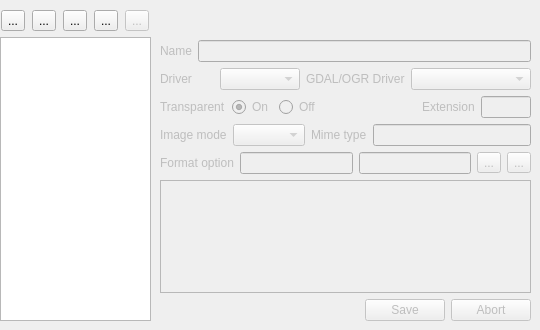
   <widget class="QWidget" name="outputFormatTabForm">
    <property name="toolTip">
     <string>&lt;html&gt;&lt;head/&gt;&lt;body&gt;&lt;p&gt;Managing custom output formats.&lt;/p&gt;&lt;/body&gt;&lt;/html&gt;</string>
    </property>
    <attribute name="title">
     <string>Output Format</string>
    </attribute>
    <attribute name="toolTip">
     <string>&lt;html&gt;&lt;head/&gt;&lt;body&gt;&lt;p&gt;Managing custom output formats.&lt;/p&gt;&lt;/body&gt;&lt;/html&gt;</string>
    </attribute>
    <widget class="QWidget" name="layoutWidget">
     <property name="geometry">
      <rect>
       <x>0</x>
       <y>10</y>
       <width>151</width>
       <height>311</height>
      </rect>
     </property>
     <layout class="QVBoxLayout" name="verticalLayout_3">
      <item>
       <layout class="QHBoxLayout" name="horizontalLayout_31">
        <item>
         <widget class="QToolButton" name="outputformat_new">
          <property name="toolTip">
           <string>New outputformat</string>
          </property>
          <property name="text">
           <string>...</string>
          </property>
          <property name="icon">
           <iconset>
            <normaloff>../../../../../../../../../../../../usr/share/icons/oxygen/16x16/actions/document-new.png</normaloff>../../../../../../../../../../../../usr/share/icons/oxygen/16x16/actions/document-new.png</iconset>
          </property>
         </widget>
        </item>
        <item>
         <widget class="QToolButton" name="outputformat_edit">
          <property name="toolTip">
           <string>Edit output format selected</string>
          </property>
          <property name="text">
           <string>...</string>
          </property>
          <property name="icon">
           <iconset>
            <normaloff>../../../../../../../../../../../../usr/share/icons/oxygen/16x16/actions/document-edit.png</normaloff>../../../../../../../../../../../../usr/share/icons/oxygen/16x16/actions/document-edit.png</iconset>
          </property>
         </widget>
        </item>
        <item>
         <widget class="QToolButton" name="outputformat_delete">
          <property name="toolTip">
           <string>Delete output format selected</string>
          </property>
          <property name="text">
           <string>...</string>
          </property>
          <property name="icon">
           <iconset>
            <normaloff>../../../../../../../../../../../../usr/share/icons/oxygen/16x16/actions/document-close.png</normaloff>../../../../../../../../../../../../usr/share/icons/oxygen/16x16/actions/document-close.png</iconset>
          </property>
         </widget>
        </item>
        <item>
         <widget class="QToolButton" name="outputformat_clear">
          <property name="toolTip">
           <string>Erase all output format </string>
          </property>
          <property name="text">
           <string>...</string>
          </property>
          <property name="icon">
           <iconset>
            <normaloff>../../../../../../../../../../../../usr/share/icons/oxygen/16x16/actions/draw-eraser.png</normaloff>../../../../../../../../../../../../usr/share/icons/oxygen/16x16/actions/draw-eraser.png</iconset>
          </property>
         </widget>
        </item>
        <item>
         <widget class="QToolButton" name="outputformat_import">
          <property name="enabled">
           <bool>false</bool>
          </property>
          <property name="toolTip">
           <string>Import output format</string>
          </property>
          <property name="text">
           <string>...</string>
          </property>
          <property name="icon">
           <iconset>
            <normaloff>../../../../../../../../../../../../usr/share/icons/oxygen/16x16/actions/document-import.png</normaloff>../../../../../../../../../../../../usr/share/icons/oxygen/16x16/actions/document-import.png</iconset>
          </property>
         </widget>
        </item>
       </layout>
      </item>
      <item>
       <widget class="QTreeView" name="mf_outputformat_list"/>
      </item>
     </layout>
    </widget>
    <widget class="QWidget" name="outputFormatForm" native="true">
     <property name="enabled">
      <bool>false</bool>
     </property>
     <property name="geometry">
      <rect>
       <x>150</x>
       <y>30</y>
       <width>381</width>
       <height>291</height>
      </rect>
     </property>
     <widget class="QWidget" name="layoutWidget">
      <property name="geometry">
       <rect>
        <x>10</x>
        <y>10</y>
        <width>371</width>
        <height>281</height>
       </rect>
      </property>
      <layout class="QVBoxLayout" name="verticalLayout_4">
       <item>
        <layout class="QHBoxLayout" name="horizontalLayout_20">
         <item>
          <widget class="QLabel" name="mf_outputformat_name_label">
           <property name="text">
            <string>Name</string>
           </property>
          </widget>
         </item>
         <item>
          <widget class="QLineEdit" name="mf_outputformat_name"/>
         </item>
        </layout>
       </item>
       <item>
        <layout class="QHBoxLayout" name="horizontalLayout_26">
         <item>
          <layout class="QHBoxLayout" name="horizontalLayout_25">
           <item>
            <widget class="QLabel" name="mf_outputformat_driver_label">
             <property name="text">
              <string>Driver</string>
             </property>
            </widget>
           </item>
           <item>
            <widget class="QComboBox" name="mf_outputformat_driver">
             <property name="minimumSize">
              <size>
               <width>80</width>
               <height>0</height>
              </size>
             </property>
             <property name="maximumSize">
              <size>
               <width>80</width>
               <height>16777215</height>
              </size>
             </property>
            </widget>
           </item>
           <item>
            <widget class="QLabel" name="label_2">
             <property name="text">
              <string>GDAL/OGR Driver</string>
             </property>
            </widget>
           </item>
           <item>
            <widget class="QComboBox" name="mf_gdal_ogr_driver">
             <property name="enabled">
              <bool>false</bool>
             </property>
             <property name="minimumSize">
              <size>
               <width>120</width>
               <height>0</height>
              </size>
             </property>
             <property name="maximumSize">
              <size>
               <width>120</width>
               <height>16777215</height>
              </size>
             </property>
            </widget>
           </item>
          </layout>
         </item>
        </layout>
       </item>
       <item>
        <layout class="QHBoxLayout" name="horizontalLayout_14">
         <item>
          <widget class="QLabel" name="mf_outputformat_transparent_label">
           <property name="text">
            <string>Transparent</string>
           </property>
          </widget>
         </item>
         <item>
          <widget class="QRadioButton" name="mf_outputformat_transparent_on">
           <property name="text">
            <string>On</string>
           </property>
           <property name="checked">
            <bool>true</bool>
           </property>
          </widget>
         </item>
         <item>
          <widget class="QRadioButton" name="mf_outputformat_transparent_off">
           <property name="text">
            <string>Off</string>
           </property>
          </widget>
         </item>
         <item>
          <spacer name="horizontalSpacer_7">
           <property name="orientation">
            <enum>Qt::Horizontal</enum>
           </property>
           <property name="sizeHint" stdset="0">
            <size>
             <width>40</width>
             <height>20</height>
            </size>
           </property>
          </spacer>
         </item>
         <item>
          <layout class="QHBoxLayout" name="horizontalLayout_24">
           <item>
            <widget class="QLabel" name="mf_outputformat_extension_label">
             <property name="text">
              <string>Extension</string>
             </property>
            </widget>
           </item>
           <item>
            <widget class="QLineEdit" name="mf_outputformat_extension">
             <property name="minimumSize">
              <size>
               <width>50</width>
               <height>0</height>
              </size>
             </property>
             <property name="maximumSize">
              <size>
               <width>50</width>
               <height>16777215</height>
              </size>
             </property>
            </widget>
           </item>
          </layout>
         </item>
        </layout>
       </item>
       <item>
        <layout class="QHBoxLayout" name="horizontalLayout_27">
         <item>
          <layout class="QHBoxLayout" name="horizontalLayout_22">
           <item>
            <widget class="QLabel" name="mf_outputformat_imagemode_label">
             <property name="text">
              <string>Image mode</string>
             </property>
            </widget>
           </item>
           <item>
            <widget class="QComboBox" name="mf_outputformat_imagemode"/>
           </item>
          </layout>
         </item>
         <item>
          <layout class="QHBoxLayout" name="horizontalLayout_21">
           <item>
            <widget class="QLabel" name="mf_outputformat_mimetype_label">
             <property name="text">
              <string>Mime type</string>
             </property>
            </widget>
           </item>
           <item>
            <widget class="QLineEdit" name="mf_outputformat_mimetype"/>
           </item>
          </layout>
         </item>
        </layout>
       </item>
       <item>
        <layout class="QHBoxLayout" name="horizontalLayout_23">
         <item>
          <widget class="QLabel" name="mf_outputformat_options_label">
           <property name="text">
            <string>Format option</string>
           </property>
          </widget>
         </item>
         <item>
          <widget class="QLineEdit" name="mf_outputformat_option_name"/>
         </item>
         <item>
          <widget class="QLineEdit" name="mf_outputformat_option_value"/>
         </item>
         <item>
          <widget class="QToolButton" name="mf_outputformat_options_add">
           <property name="text">
            <string>...</string>
           </property>
           <property name="icon">
            <iconset>
             <normaloff>../../../../../../../../../../../../usr/share/icons/oxygen/16x16/actions/dialog-ok-apply.png</normaloff>../../../../../../../../../../../../usr/share/icons/oxygen/16x16/actions/dialog-ok-apply.png</iconset>
           </property>
          </widget>
         </item>
         <item>
          <widget class="QToolButton" name="mf_outputformat_options_del">
           <property name="text">
            <string>...</string>
           </property>
           <property name="icon">
            <iconset>
             <normaloff>../../../../../../../../../../../../usr/share/icons/oxygen/16x16/actions/dialog-cancel.png</normaloff>../../../../../../../../../../../../usr/share/icons/oxygen/16x16/actions/dialog-cancel.png</iconset>
           </property>
          </widget>
         </item>
        </layout>
       </item>
       <item>
        <widget class="QTableView" name="mf_outputformat_formatoptions_list">
         <property name="minimumSize">
          <size>
           <width>0</width>
           <height>0</height>
          </size>
         </property>
         <property name="styleSheet">
          <string notr="true"/>
         </property>
         <property name="horizontalScrollBarPolicy">
          <enum>Qt::ScrollBarAlwaysOff</enum>
         </property>
         <property name="alternatingRowColors">
          <bool>true</bool>
         </property>
         <property name="selectionMode">
          <enum>QAbstractItemView::MultiSelection</enum>
         </property>
         <property name="horizontalScrollMode">
          <enum>QAbstractItemView::ScrollPerItem</enum>
         </property>
         <property name="gridStyle">
          <enum>Qt::DotLine</enum>
         </property>
        </widget>
       </item>
       <item>
        <widget class="QDialogButtonBox" name="mf_outputformat_form_buttons">
         <property name="standardButtons">
          <set>QDialogButtonBox::Abort|QDialogButtonBox::Save</set>
         </property>
        </widget>
       </item>
      </layout>
     </widget>
    </widget>
    <widget class="QLabel" name="mf_outputformat_message">
     <property name="geometry">
      <rect>
       <x>160</x>
       <y>10</y>
       <width>371</width>
       <height>20</height>
      </rect>
     </property>
     <property name="text">
      <string/>
     </property>
    </widget>
   </widget>
